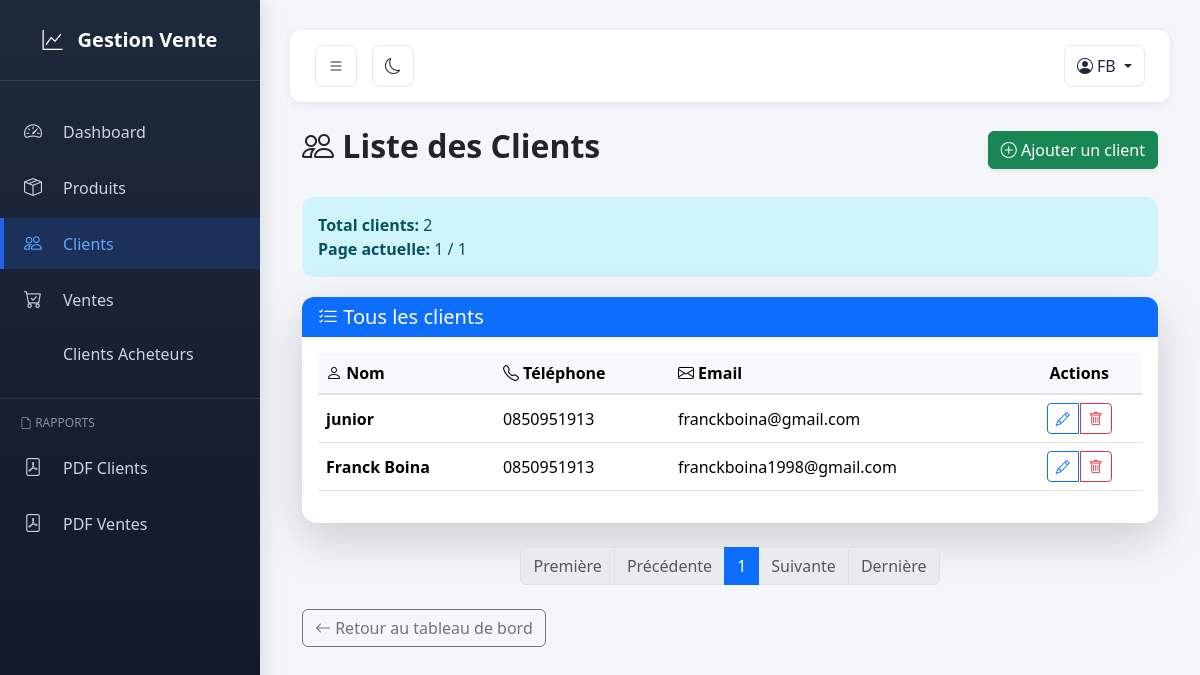
/clients/ (signed in), run on an earlier commit of the app's database.
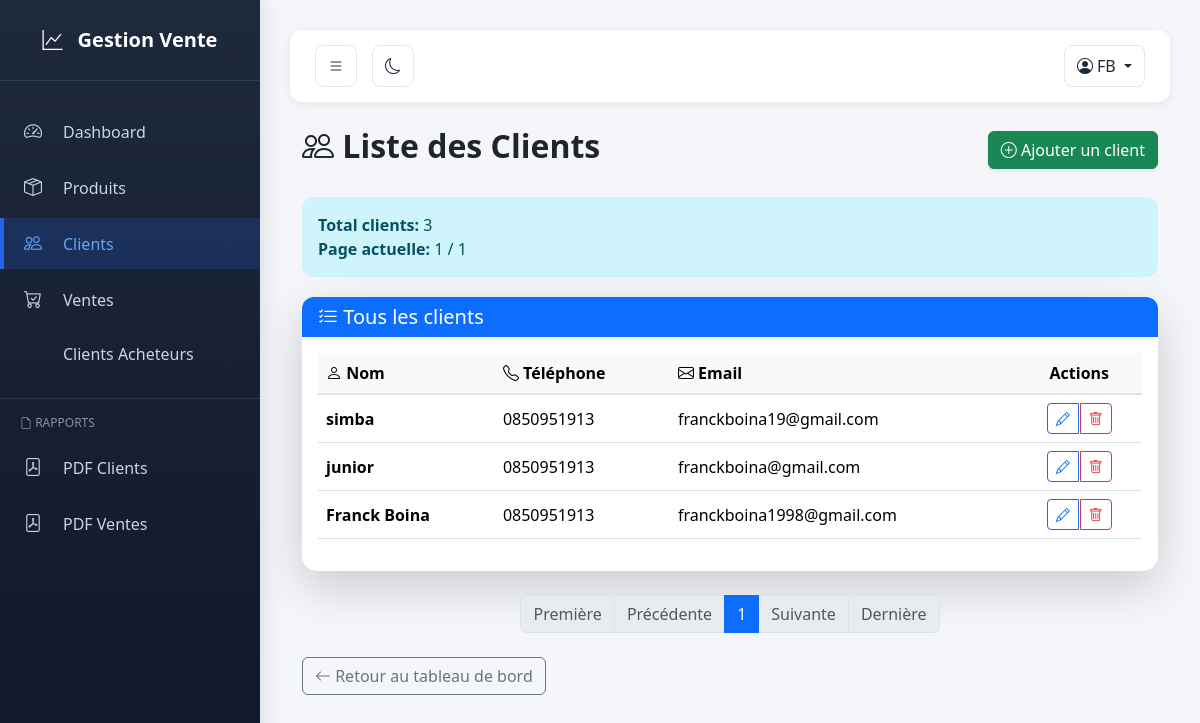
And on a later commit of the database.
### vente/models.py (models this page shows, shortened)
class Client(models.Model):
    nom = models.CharField(max_length=150)
    email = models.EmailField(blank=True)
    telephone = models.CharField(max_length=30, blank=True)
    adresse = models.TextField(blank=True)

### vente/views.py (the view)
# urls.py: path('clients/', views.liste_clients, name='liste_clients'),
@login_required
def liste_clients(request):
    clients_list = Client.objects.all().order_by('-id')
    paginator = Paginator(clients_list, 5)  # 5 clients par page
    page = request.GET.get('page')
    try:
        clients = paginator.page(page)
    except PageNotAnInteger:
        clients = paginator.page(1)
    except EmptyPage:
        clients = paginator.page(paginator.num_pages)
    total_clients = Client.objects.count()
    return render(request, 'vente/clients.html', {
        'clients': clients,
        'total_clients': total_clients
    })

### vente/templates/vente/clients.html (shortened to what this page needs)
{% extends 'vente/base.html' %}
{% block content %}
<div class="container mt-4">
  <div class="d-flex justify-content-between align-items-center mb-4">
    <h2 class="fw-bold"><i class="bi bi-people"></i> Liste des Clients</h2>
    <a href="{% url 'vente:ajouter_client' %}" class="btn btn-success shadow-sm">
      <i class="bi bi-plus-circle"></i> Ajouter un client
    </a>
  </div>
  <div class="alert alert-info">
    <strong>Total clients:</strong> {{ total_clients }}
    <br><strong>Page actuelle:</strong> {{ clients.number }} / {{ clients.paginator.num_pages }}
  </div>
  <div class="card shadow-lg border-0">
    <div class="card-header bg-primary text-white">
      <h5 class="mb-0"><i class="bi bi-list-check"></i> Tous les clients</h5>
    </div>
    <div class="card-body">
      <div class="table-responsive">
        <table class="table table-hover align-middle">
          <thead class="table-light">
            <tr>
              <th><i class="bi bi-person"></i> Nom</th>
              <th><i class="bi bi-telephone"></i> Téléphone</th>
              <th><i class="bi bi-envelope"></i> Email</th>
              <th class="text-center">Actions</th>
            </tr>
          </thead>
          <tbody>
            {% for c in clients %}
            <tr>
              <td class="fw-semibold">{{ c.nom }}</td>
              <td>{{ c.telephone }}</td>
              <td>{{ c.email }}</td>
              <td class="text-center">
                <div class="btn-group" role="group">
                  <a class="btn btn-sm btn-outline-primary"
                     href="{% url 'vente:modifier_client' c.pk %}"
                     title="Modifier">
                    <i class="bi bi-pencil"></i>
                  </a>
                  <a class="btn btn-sm btn-outline-danger"
                     href="{% url 'vente:supprimer_client' c.pk %}"
                     title="Supprimer">
                    <i class="bi bi-trash"></i>
                  </a>
                </div>
              </td>
            </tr>
            {% endfor %}
          </tbody>
        </table>
      </div>
    </div>
  </div>
  <nav aria-label="Page navigation" class="mt-4">
    <ul class="pagination justify-content-center">
      {% if clients.has_previous %}
        <li class="page-item">
          <a class="page-link" href="?page=1">Première</a>
        </li>
        <li class="page-item">
          <a class="page-link" href="?page={{ clients.previous_page_number }}">Précédente</a>
        </li>
      {% else %}
        <li class="page-item disabled">
          <span class="page-link">Première</span>
        </li>
        <li class="page-item disabled">
          <span class="page-link">Précédente</span>
        </li>
      {% endif %}
      {% for num in clients.paginator.page_range %}
        {% if clients.number == num %}
          <li class="page-item active">
            <span class="page-link">{{ num }}</span>
          </li>
        {% else %}
          <li class="page-item">
            <a class="page-link" href="?page={{ num }}">{{ num }}</a>
          </li>
        {% endif %}
      {% endfor %}
      {% if clients.has_next %}
        <li class="page-item">
          <a class="page-link" href="?page={{ clients.next_page_number }}">Suivante</a>
        </li>
        <li class="page-item">
          <a class="page-link" href="?page={{ clients.paginator.num_pages }}">Dernière</a>
        </li>
      {% else %}
        <li class="page-item disabled">
          <span class="page-link">Suivante</span>
        </li>
        <li class="page-item disabled">
          <span class="page-link">Dernière</span>
        </li>
      {% endif %}
    </ul>
  </nav>
  <div class="mt-4">
    <a href="{% url 'vente:tableau_bord' %}" class="btn btn-outline-secondary">
      <i class="bi bi-arrow-left"></i> Retour au tableau de bord
    </a>
  </div>
</div>
{% endblock %}

What changed in the data, as far as the page shows it:
added Client: nom "simba", telephone "0850951913", email "franckboina19@gmail.com"
Also different on the page:
{{ total_clients }}: "2" → "3"
